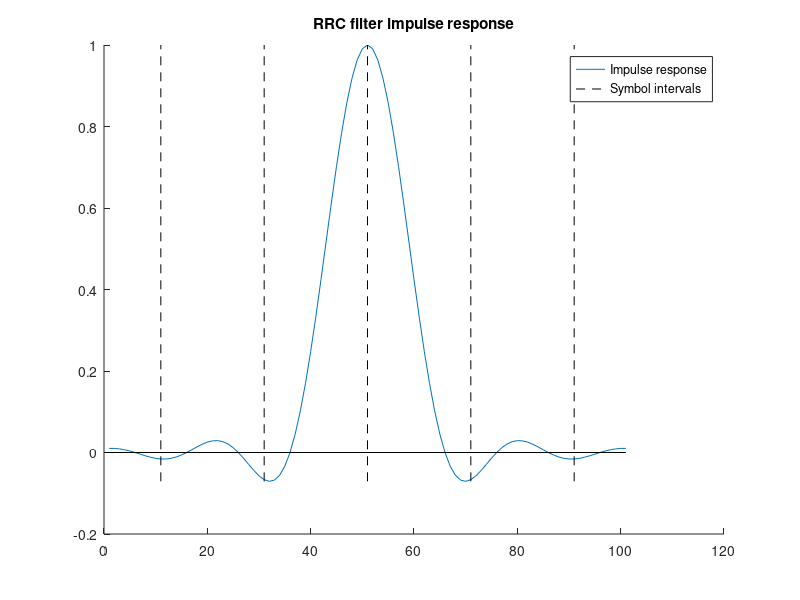
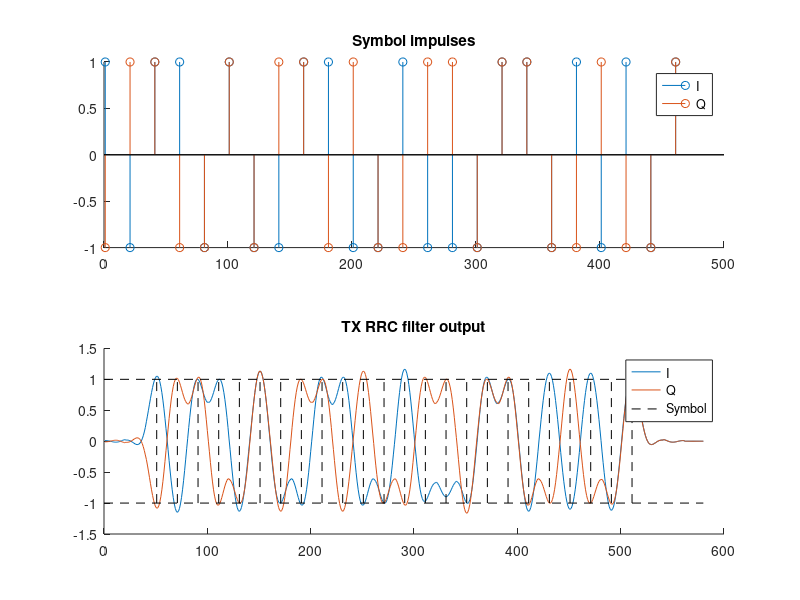
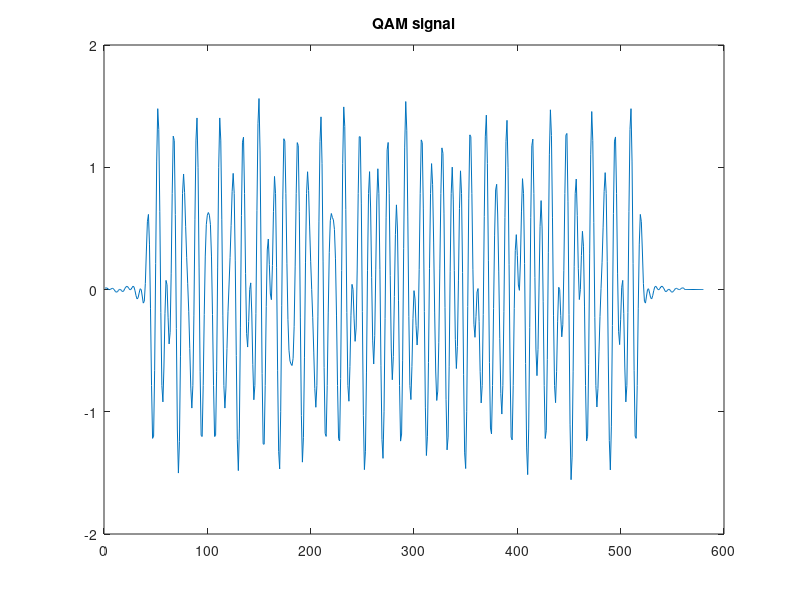
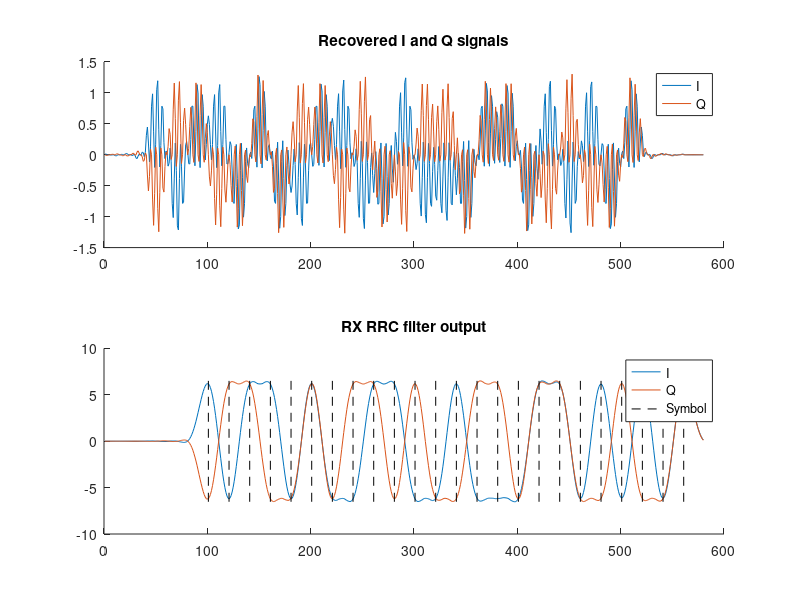

Write the MATLAB code that produced these figures, in order. (Note: this script raises an error after producing the figures.)
clc
clear
close all;

%% QAM parameters

sampleFrequency = 96000; % Hz
carrierFrequency = 9600; % Hz (must be divisible by sampleFrequency)
pilotToneFrequency = 1000; % Hz
carrierCyclesPerSymbol = 2.0; % increasing this value will increases spectral efficiency
bitsPerSymbol = 2; % must be an even number
symbolsPerRrcFilter = 5; % number of symbols
beta = 1.0; % 0 = best spectral efficiency but requires infinite filter length, 1 = poor spectral efficiency but best ISI for finite filter length
oversampling = 1; % multiplier (1 = no oversampling)
constellationRepetitions = 5;

fprintf('Bit rate:   %0.0f bps\n', bitsPerSymbol * (carrierFrequency / carrierCyclesPerSymbol));
fprintf('Latency:    %0.2f ms\n', 1000 * symbolsPerRrcFilter * carrierCyclesPerSymbol * (1 / carrierFrequency));
fprintf('Jitter:     %0.2f ms\n', 1000 * (1 / (carrierFrequency / carrierCyclesPerSymbol)));

samplesPerSymbol = carrierCyclesPerSymbol * (sampleFrequency / carrierFrequency);

%% RRC filter - https://en.wikipedia.org/wiki/Root-raised-cosine_filter

samplesPerRrcFilterSide = (symbolsPerRrcFilter / 2) * samplesPerSymbol;
samplesPerRrcFilter = 1 + symbolsPerRrcFilter * samplesPerSymbol;

tVector = linspace(-samplesPerRrcFilterSide, samplesPerRrcFilterSide, samplesPerRrcFilter);
T = samplesPerSymbol;

rrcFilterImpulseResponse = zeros(1, length(tVector));
for index = 1:length(tVector)
    t = tVector(index);
    if t == 0
        rrcFilterImpulseResponse(index) = (1 / T) * (1 + beta * ((4 / pi) - 1));
    elseif abs(t) == (T / (4 * beta))
        rrcFilterImpulseResponse(index) = (beta / (T * sqrt(2))) * ((1 + (2 / pi)) * sin(pi / (4 * beta)) + (1 - (2 / pi)) * cos(pi / (4 * beta)));
    else
        numerator = sin(pi * (t / T) * (1 - beta)) + 4 * beta * (t / T) * cos(pi * (t / T) * (1 + beta));
        denominator = pi * (t / T) * (1 - (4 * beta * (t / T))^2);
        rrcFilterImpulseResponse(index) = (1 / T) * (numerator / denominator);
    end
end

rrcFilterImpulseResponse = rrcFilterImpulseResponse * (1 / max(rrcFilterImpulseResponse));

figure;
hold on;
plot(rrcFilterImpulseResponse);
centreIndex = samplesPerRrcFilterSide + 1;
plot([centreIndex centreIndex], [min(rrcFilterImpulseResponse), max(rrcFilterImpulseResponse)], 'k--');
for symbolCount = 1:1:floor(symbolsPerRrcFilter / 2)
    index = centreIndex - (symbolCount * samplesPerSymbol);
    plot([index index], [min(rrcFilterImpulseResponse), max(rrcFilterImpulseResponse)], 'k--');
    index = centreIndex + (symbolCount * samplesPerSymbol);
    plot([index index], [min(rrcFilterImpulseResponse), max(rrcFilterImpulseResponse)], 'k--');
end
plot([0 length(tVector)], [0 0], 'k');
title('RRC filter impulse response');
legend('Impulse response', 'Symbol intervals');

%% Symbol modulation

amplitudes = linspace(-1, 1, sqrt(2^bitsPerSymbol));

iSequence = [];
qSequence = [];
for constellationCount = 1:(1 + constellationRepetitions)
    for iSequenceIndex = 1:length(amplitudes)
        for qSequenceIndex = 1:length(amplitudes)
            iSequence = [iSequence, amplitudes(iSequenceIndex)];
            qSequence = [qSequence, amplitudes(qSequenceIndex)];
        end
    end
end

randomOrderIndexes = randperm(length(iSequence));
iSequence = iSequence(randomOrderIndexes);
qSequence = qSequence(randomOrderIndexes);

numberOfSymbols = length(iSequence);

iSequence = [iSequence, zeros(1, symbolsPerRrcFilter)];
qSequence = [qSequence, zeros(1, symbolsPerRrcFilter)];

iImpulses = zeros(1, length(iSequence) * samplesPerSymbol);
qImpulses = zeros(1, length(iSequence) * samplesPerSymbol);
for sequenceIndex = 1:numberOfSymbols
    symbolIndex = (sequenceIndex - 1) * samplesPerSymbol + 1;
    iImpulses(symbolIndex) = iSequence(sequenceIndex);
    qImpulses(symbolIndex) = qSequence(sequenceIndex);
end

iBaseband = filter(rrcFilterImpulseResponse, 1, iImpulses);
qBaseband = filter(rrcFilterImpulseResponse, 1, qImpulses);

figure;
subplot(2, 1, 1);
hold on;
title('Symbol impulses');
stem(find(iImpulses), iImpulses(iImpulses ~= 0));
stem(find(qImpulses), qImpulses(qImpulses ~= 0));
legend('I', 'Q');
subplot(2, 1, 2);
hold on;
title('TX RRC filter output');
plot(iBaseband);
plot(qBaseband);
txSymbolIndexes = (samplesPerRrcFilterSide + 1) + (0:samplesPerSymbol:((numberOfSymbols - 1) * samplesPerSymbol));
for txSampleIndex = txSymbolIndexes
    plot([txSampleIndex, txSampleIndex], [amplitudes(1), amplitudes(end)], 'k--');
end
for amplitudeIndex = 1:length(amplitudes)
    plot([0 length(iBaseband)], [amplitudes(amplitudeIndex), amplitudes(amplitudeIndex)], 'k--');
end
legend('I', 'Q', 'Symbol');

%% QAM signal

samplePeriod = 1 / sampleFrequency;
time = 0:samplePeriod:((length(iBaseband) * samplePeriod) - samplePeriod);
iCarrier = cos(2 * pi * carrierFrequency * time);
qCarrier = -sin(2 * pi * carrierFrequency * time);

iSignal = iBaseband .* iCarrier;
qSignal = qBaseband .* qCarrier;

qamSignal = iSignal + qSignal;

%% Pilot tone

% pilotTone = sin(2 * pi * pilotToneFrequency * time);
% qamSignal = qamSignal + pilotTone;

%% Audio loopback

% outputGain = -0.05; % account for DAC inversion
% startStopDelay = 0.2; % delay between sound start/stop and record start/stop
%
% audiorecorderObject = audiorecorder(sampleFrequency, 24, 1); % 24-bit, single channel
%
% sound(outputGain * qamSignal, sampleFrequency);
% pause(startStopDelay);
% record(audiorecorderObject);
% pause((length(qamSignal) * samplePeriod) - startStopDelay);
% stop(audiorecorderObject);
%
% qamSignal = getaudiodata(audiorecorderObject);
% time = 0:samplePeriod:((length(qamSignal) * samplePeriod) - samplePeriod);
%
% save('audioLoopback.mat');
% load('audioLoopback.mat'); % comment out all lines above this to use most recent audio

%% Plot QAM signal

figure;
plot(qamSignal);
title('QAM signal');

%% Frequency spectrum - https://uk.mathworks.com/help/matlab/ref/fft.html

% startFrequency = 0; % Hz
% stopFrquency = 24000; % Hz
% resolutionBandwidth = 100; % Hz
%
% numberOfSamples = length(qamSignal);
% fftComplex = fft(qamSignal);
% fftReal = abs(fftComplex / numberOfSamples);
% fftReal = fftReal(1:round((numberOfSamples / 2) + 1)); % exclude reflection
% fftReal(2:(end - 1)) = 2 * fftReal(2:(end - 1));
% fftFrequencies = sampleFrequency * (0:(numberOfSamples / 2)) / numberOfSamples;
%
% binEdges = startFrequency:resolutionBandwidth:stopFrquency;
% binCentres = binEdges(2:end) - (resolutionBandwidth / 2);
% numberOfBins = length(binCentres);
% binAverage = zeros(1, numberOfBins);
% for binIndex = 2:numberOfBins
%     selectedIndexes = (fftFrequencies >= binEdges(binIndex - 1)) & (fftFrequencies < binEdges(binIndex));
%     numberOfSelectedIndexes = length(selectedIndexes);
%     binAverage(binIndex) = sum(fftReal(selectedIndexes)) / numberOfSelectedIndexes;
% end
%
% figure;
% hold on;
% plot(binCentres / 1000, binAverage * (1 / max(binAverage)));
% xlim([0, stopFrquency / 1000]);
% title('Frequency spectrum');
% xlabel('Frequency (kHz)');

%% AGC using pilot tone

% qamSignal = pilotToneAgc(qamSignal, sampleFrequency, pilotToneFrequency);

%% Pilot tone PPL

% [~, pilotToneInverseSin] = pilotTonePll(qamSignal, sampleFrequency, pilotToneFrequency);

%% Oversampling

oversampledSampleFrequency = oversampling * sampleFrequency;
oversampledTime = linspace(time(1), time(end), oversampling * length(time));
oversampledQamSignal = interp1(time, qamSignal, oversampledTime, 'linear');
oversampledSamplesPerFilter = oversampling * samplesPerRrcFilter;
oversampledSamplesPerSymbol = oversampling * samplesPerSymbol;
oversampledFilterImpulseResponse = interp1(1:samplesPerRrcFilter, rrcFilterImpulseResponse, linspace(1, samplesPerRrcFilter, oversampling * samplesPerRrcFilter), 'linear');
% oversampledPilotToneInverseSin = interp1(time, pilotToneInverseSin, oversampledTime, 'linear');

%% Demodulation

% pilotToneCarrierRatio = (carrierFrequency / pilotToneFrequency);
% pilotToneSymbolRatio = (carrierFrequency / carrierCyclesPerSymbol / pilotToneFrequency);
% constellationPoints = demodulator(oversampledQamSignal, oversampledSampleFrequency, oversampledFilterImpulseResponse, oversampledPilotToneInverseSin, pilotToneCarrierRatio, pilotToneSymbolRatio);

%% Constellation scale correction

% constellationPoints = constellationScaleCorrection(constellationPoints, bitsPerSymbol);
%
% figure;
% hold on;
% plot(constellationPoints(:, 1), constellationPoints(:, 2), '.');
% axis square;
% grid on;
% title('IQ constellation');
% xlabel('I');
% ylabel('Q');
% axisLimit = sqrt(2^bitsPerSymbol);
% xticks(-axisLimit:2:axisLimit);
% yticks(-axisLimit:2:axisLimit);
% xlim([-axisLimit, axisLimit]);
% ylim([-axisLimit, axisLimit]);
% set(gca, 'Yticklabel', [])
% set(gca, 'Xticklabel', []);

%% Cheat demodulation

recoveredICarrier = cos(2 * pi * carrierFrequency * oversampledTime);
recoveredQCarrier = -sin(2 * pi * carrierFrequency * oversampledTime);
rxSymbolIndexes = oversampledSamplesPerFilter + (0:oversampledSamplesPerSymbol:((numberOfSymbols - 1) * oversampledSamplesPerSymbol));

recoveredISignal = oversampledQamSignal .* recoveredICarrier;
recoveredQSignal = oversampledQamSignal .* recoveredQCarrier;

recoveredIBaseband = filter(oversampledFilterImpulseResponse, 1, recoveredISignal);
recoveredQBaseband = filter(oversampledFilterImpulseResponse, 1, recoveredQSignal);

constellationPoints = zeros(length(rxSymbolIndexes), 2);
for index = 1:length(rxSymbolIndexes)
    symbolIndex = rxSymbolIndexes(index);
    constellationPoints(index, :) = [recoveredIBaseband(symbolIndex), recoveredQBaseband(symbolIndex)];
end

figure;
subplot(2, 1, 1);
hold on;
title('Recovered I and Q signals');
plot(recoveredISignal);
plot(recoveredQSignal);
legend('I', 'Q');
subplot(2, 1, 2);
hold on;
title('RX RRC filter output');
plot(recoveredIBaseband);
plot(recoveredQBaseband);
for rxSampleIndex = rxSymbolIndexes
    plot([rxSampleIndex rxSampleIndex], [min([recoveredIBaseband recoveredQBaseband]), max([recoveredIBaseband recoveredQBaseband])], 'k--');
end
legend('I', 'Q', 'Symbol');

figure;
subplot(2, 1, 1);
hold on;
for rxSymbolIndexesIndex = 2:2:(length(rxSymbolIndexes) - 1)
    rxSymbolStartIndex = rxSymbolIndexes(rxSymbolIndexesIndex) - oversampledSamplesPerSymbol;
    rxSymbolSEndIndex = rxSymbolIndexes(rxSymbolIndexesIndex) + oversampledSamplesPerSymbol;
    plot(recoveredIBaseband(rxSymbolStartIndex:rxSymbolSEndIndex), 'b');
end
title('I eye diagram');
subplot(2, 1, 2);
hold on;
for rxSymbolIndexesIndex = 2:2:(length(rxSymbolIndexes) - 1)
    rxSymbolStartIndex = rxSymbolIndexes(rxSymbolIndexesIndex) - oversampledSamplesPerSymbol;
    rxSymbolSEndIndex = rxSymbolIndexes(rxSymbolIndexesIndex) + oversampledSamplesPerSymbol;
    plot(recoveredQBaseband(rxSymbolStartIndex:rxSymbolSEndIndex), 'b');
end
title('Q eye diagram');

figure;
hold on;
plot(constellationPoints(:, 1), constellationPoints(:, 2), '.');
axis square;
axis equal;
title('IQ constellation');

%% Distribute figures across screen

distributeFigures(false);
